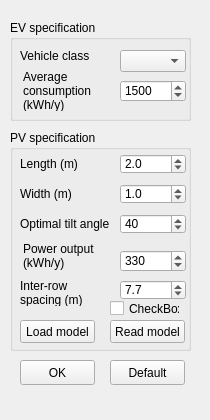
<?xml version="1.0" encoding="UTF-8"?>
<ui version="4.0">
 <class>DockWidget</class>
 <widget class="QDockWidget" name="DockWidget">
  <property name="geometry">
   <rect>
    <x>0</x>
    <y>0</y>
    <width>210</width>
    <height>420</height>
   </rect>
  </property>
  <property name="minimumSize">
   <size>
    <width>210</width>
    <height>420</height>
   </size>
  </property>
  <property name="maximumSize">
   <size>
    <width>210</width>
    <height>420</height>
   </size>
  </property>
  <property name="windowTitle">
   <string>Configure</string>
  </property>
  <widget class="QWidget" name="dockWidgetContents">
   <widget class="QPushButton" name="reset_pushButton">
    <property name="geometry">
     <rect>
      <x>110</x>
      <y>360</y>
      <width>75</width>
      <height>25</height>
     </rect>
    </property>
    <property name="text">
     <string>Default</string>
    </property>
   </widget>
   <widget class="QGroupBox" name="groupBox_2">
    <property name="geometry">
     <rect>
      <x>10</x>
      <y>20</y>
      <width>181</width>
      <height>101</height>
     </rect>
    </property>
    <property name="title">
     <string>EV specification</string>
    </property>
    <widget class="QLabel" name="averageHouseConsumption_label">
     <property name="geometry">
      <rect>
       <x>10</x>
       <y>50</y>
       <width>81</width>
       <height>41</height>
      </rect>
     </property>
     <property name="text">
      <string>Average consumption (kWh/y)</string>
     </property>
     <property name="wordWrap">
      <bool>true</bool>
     </property>
     <property name="indent">
      <number>3</number>
     </property>
    </widget>
    <widget class="QSpinBox" name="EVConsumption_spinBox">
     <property name="geometry">
      <rect>
       <x>110</x>
       <y>60</y>
       <width>66</width>
       <height>22</height>
      </rect>
     </property>
     <property name="minimum">
      <number>1</number>
     </property>
     <property name="maximum">
      <number>999999</number>
     </property>
     <property name="value">
      <number>1500</number>
     </property>
    </widget>
    <widget class="QComboBox" name="vehicleClass_comboBox">
     <property name="geometry">
      <rect>
       <x>110</x>
       <y>30</y>
       <width>66</width>
       <height>22</height>
      </rect>
     </property>
    </widget>
    <widget class="QLabel" name="label">
     <property name="geometry">
      <rect>
       <x>10</x>
       <y>20</y>
       <width>81</width>
       <height>31</height>
      </rect>
     </property>
     <property name="text">
      <string>Vehicle class</string>
     </property>
     <property name="wordWrap">
      <bool>true</bool>
     </property>
    </widget>
   </widget>
   <widget class="QPushButton" name="ok_pushButton">
    <property name="geometry">
     <rect>
      <x>20</x>
      <y>360</y>
      <width>75</width>
      <height>25</height>
     </rect>
    </property>
    <property name="text">
     <string>OK</string>
    </property>
   </widget>
   <widget class="QGroupBox" name="PV_specs">
    <property name="geometry">
     <rect>
      <x>10</x>
      <y>130</y>
      <width>181</width>
      <height>221</height>
     </rect>
    </property>
    <property name="title">
     <string>PV specification</string>
    </property>
    <widget class="QLabel" name="PV_width_label">
     <property name="enabled">
      <bool>true</bool>
     </property>
     <property name="geometry">
      <rect>
       <x>10</x>
       <y>54</y>
       <width>77</width>
       <height>20</height>
      </rect>
     </property>
     <property name="text">
      <string>Width (m)</string>
     </property>
    </widget>
    <widget class="QLabel" name="PV_length_label">
     <property name="enabled">
      <bool>true</bool>
     </property>
     <property name="geometry">
      <rect>
       <x>10</x>
       <y>24</y>
       <width>77</width>
       <height>20</height>
      </rect>
     </property>
     <property name="text">
      <string>Length (m)</string>
     </property>
    </widget>
    <widget class="QDoubleSpinBox" name="width_spinbox">
     <property name="enabled">
      <bool>true</bool>
     </property>
     <property name="geometry">
      <rect>
       <x>110</x>
       <y>54</y>
       <width>66</width>
       <height>20</height>
      </rect>
     </property>
     <property name="decimals">
      <number>1</number>
     </property>
     <property name="singleStep">
      <double>0.100000000000000</double>
     </property>
     <property name="value">
      <double>1.000000000000000</double>
     </property>
    </widget>
    <widget class="QDoubleSpinBox" name="length_spinbox">
     <property name="enabled">
      <bool>true</bool>
     </property>
     <property name="geometry">
      <rect>
       <x>110</x>
       <y>24</y>
       <width>66</width>
       <height>20</height>
      </rect>
     </property>
     <property name="decimals">
      <number>1</number>
     </property>
     <property name="singleStep">
      <double>0.100000000000000</double>
     </property>
     <property name="value">
      <double>2.000000000000000</double>
     </property>
    </widget>
    <widget class="QLabel" name="PV_angle_label">
     <property name="enabled">
      <bool>true</bool>
     </property>
     <property name="geometry">
      <rect>
       <x>10</x>
       <y>84</y>
       <width>91</width>
       <height>20</height>
      </rect>
     </property>
     <property name="text">
      <string>Optimal tilt angle</string>
     </property>
    </widget>
    <widget class="QSpinBox" name="pv_angle_spinbox">
     <property name="enabled">
      <bool>true</bool>
     </property>
     <property name="geometry">
      <rect>
       <x>110</x>
       <y>84</y>
       <width>66</width>
       <height>20</height>
      </rect>
     </property>
     <property name="minimum">
      <number>1</number>
     </property>
     <property name="maximum">
      <number>90</number>
     </property>
     <property name="value">
      <number>40</number>
     </property>
    </widget>
    <widget class="QDoubleSpinBox" name="inter_row_spinbox">
     <property name="enabled">
      <bool>true</bool>
     </property>
     <property name="geometry">
      <rect>
       <x>110</x>
       <y>150</y>
       <width>66</width>
       <height>20</height>
      </rect>
     </property>
     <property name="decimals">
      <number>1</number>
     </property>
     <property name="maximum">
      <double>540.000000000000000</double>
     </property>
     <property name="singleStep">
      <double>0.100000000000000</double>
     </property>
     <property name="value">
      <double>7.700000000000000</double>
     </property>
    </widget>
    <widget class="QDoubleSpinBox" name="energy_spinBox">
     <property name="geometry">
      <rect>
       <x>110</x>
       <y>120</y>
       <width>66</width>
       <height>22</height>
      </rect>
     </property>
     <property name="decimals">
      <number>0</number>
     </property>
     <property name="minimum">
      <double>0.000000000000000</double>
     </property>
     <property name="maximum">
      <double>999999999.000000000000000</double>
     </property>
     <property name="singleStep">
      <double>1.000000000000000</double>
     </property>
     <property name="value">
      <double>330.000000000000000</double>
     </property>
    </widget>
    <widget class="QLabel" name="energy_label">
     <property name="geometry">
      <rect>
       <x>10</x>
       <y>110</y>
       <width>81</width>
       <height>31</height>
      </rect>
     </property>
     <property name="text">
      <string>Power output (kWh/y)</string>
     </property>
     <property name="wordWrap">
      <bool>true</bool>
     </property>
     <property name="indent">
      <number>3</number>
     </property>
    </widget>
    <widget class="QPushButton" name="load_PV_pushButton">
     <property name="geometry">
      <rect>
       <x>10</x>
       <y>190</y>
       <width>75</width>
       <height>23</height>
      </rect>
     </property>
     <property name="text">
      <string>Load model</string>
     </property>
    </widget>
    <widget class="QPushButton" name="read_PV_pushButton">
     <property name="geometry">
      <rect>
       <x>100</x>
       <y>190</y>
       <width>75</width>
       <height>23</height>
      </rect>
     </property>
     <property name="text">
      <string>Read model</string>
     </property>
    </widget>
    <widget class="QLabel" name="inter_row_distance_label">
     <property name="enabled">
      <bool>true</bool>
     </property>
     <property name="geometry">
      <rect>
       <x>10</x>
       <y>150</y>
       <width>85</width>
       <height>26</height>
      </rect>
     </property>
     <property name="minimumSize">
      <size>
       <width>0</width>
       <height>26</height>
      </size>
     </property>
     <property name="maximumSize">
      <size>
       <width>16777215</width>
       <height>26</height>
      </size>
     </property>
     <property name="text">
      <string>Inter-row spacing (m)</string>
     </property>
     <property name="wordWrap">
      <bool>true</bool>
     </property>
    </widget>
    <widget class="QCheckBox" name="model_checkBox">
     <property name="geometry">
      <rect>
       <x>100</x>
       <y>170</y>
       <width>70</width>
       <height>17</height>
      </rect>
     </property>
     <property name="text">
      <string>CheckBox</string>
     </property>
    </widget>
   </widget>
  </widget>
 </widget>
 <resources/>
 <connections/>
</ui>
